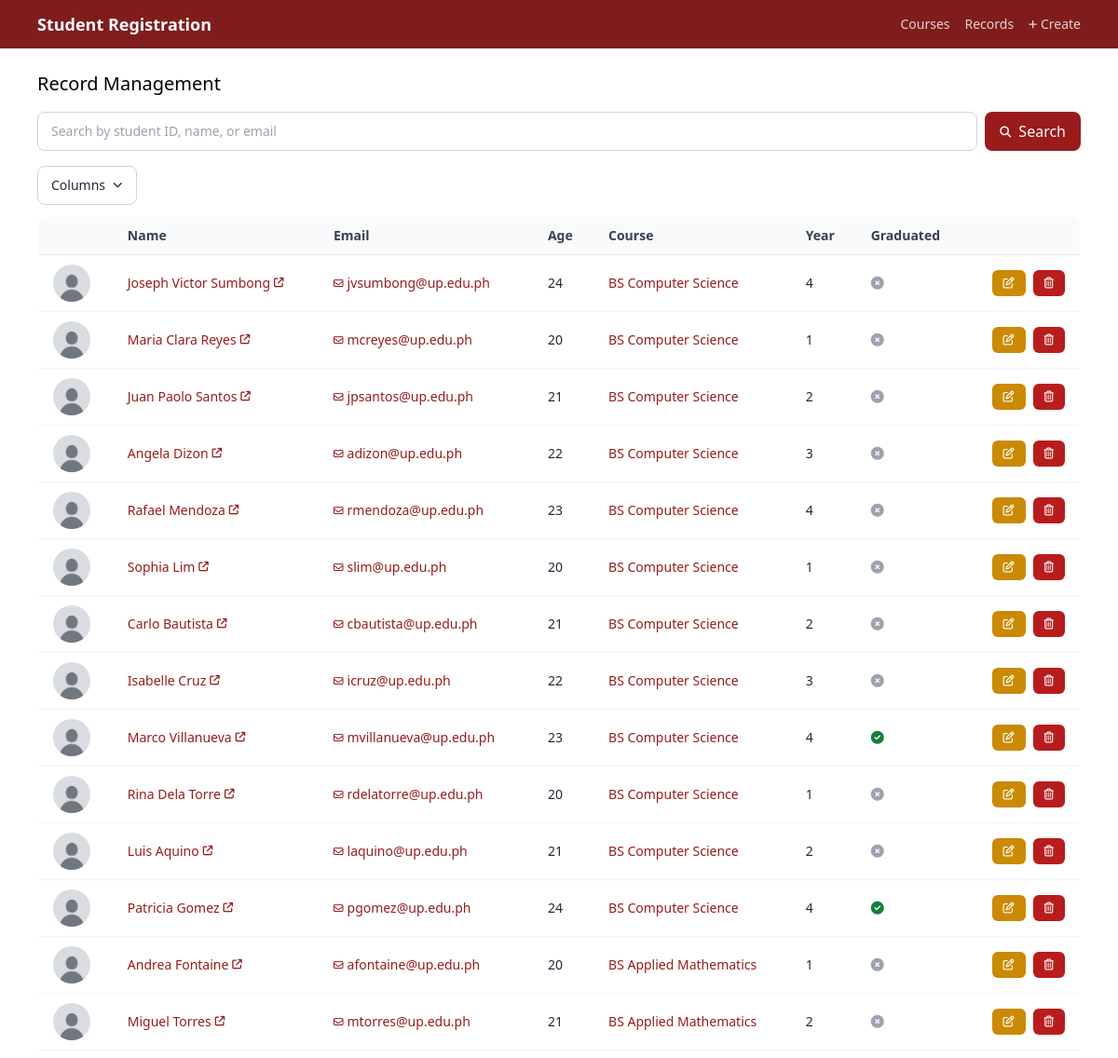
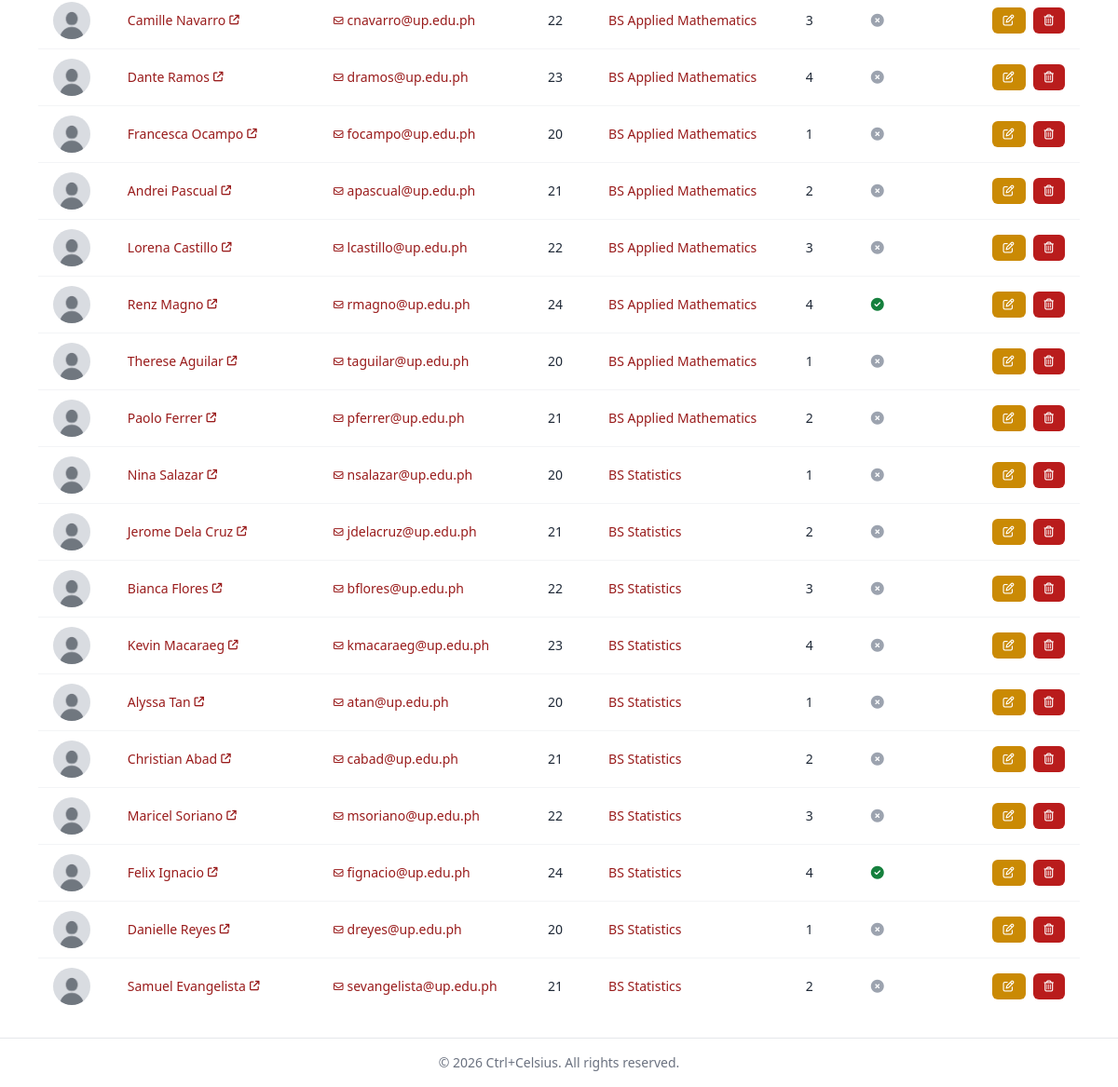
The page / on the database its author committed (2 pictures, top to bottom).
### tables this page shows
CREATE TABLE students (
    id                INT          AUTO_INCREMENT PRIMARY KEY,
    student_id        VARCHAR(15)  UNIQUE,
    name              VARCHAR(40)  NOT NULL,
    age               INT          NOT NULL,
    email             VARCHAR(40)  NOT NULL,
    course_id         INT          NOT NULL,
    year_level        INT          NOT NULL,
    graduation_status BOOLEAN      NOT NULL DEFAULT 0,
    image_path        VARCHAR(255),
    created_at        TIMESTAMP    DEFAULT CURRENT_TIMESTAMP,

    FOREIGN KEY (course_id) REFERENCES courses(id)
        ON DELETE CASCADE
        ON UPDATE CASCADE
);

CREATE TABLE courses (
    id          INT         AUTO_INCREMENT PRIMARY KEY,
    course_name VARCHAR(40) NOT NULL UNIQUE
);

### controllers/StudentController.php (called while the page is built, shortened)
<?php
class StudentController
{
    private $studentModel;
    public function __construct($studentModel, $courseModel)
    {
        $this->studentModel = $studentModel;
    }
    public function index()
    {
        $query = $_GET['q'] ?? '';
        if (empty($query)) {
            $students = $this->studentModel->all();
        } else {
            $students = $this->studentModel->search($query);
        }
        require BASE_PATH . '/views/students/index.php';
    }
}

### models/Student.php (called while the page is built, shortened)
<?php
class Student
{
    private $conn;
    public function __construct($db)
    {
        $this->conn         = $db;
    }
    public function all()
    {
        $sql = "
            SELECT
                students.*,
                courses.course_name
            FROM students
            JOIN courses ON students.course_id = courses.id
        ";
        $result = $this->conn->query($sql);
        return $result->fetch_all(MYSQLI_ASSOC);
    }
}

### helpers/assets.php (called while the page is built)
<?php
function asset_upload($file)
{
    $file = $file ?: 'placeholder.jpg';
    $path = BASE_PATH . UPLOAD_URL . '/' . $file;
    if (!file_exists($path)) {
        $file = 'placeholder.jpg';
    }
    return UPLOAD_URL . '/' . $file;
}

### views/components/student_table.php (the view, shortened to what this page needs)
<?php
$columns = [
    0 => 'Image',
    1 => 'Name',
    2 => 'Email',
    3 => 'Age',
    4 => 'Course',
    5 => 'Year',
    6 => 'Graduated',
    7 => 'Actions',
];
?>
<?php require BASE_PATH . '/views/components/column_toggle.php'; ?>
<div class="overflow-x-auto">
    <table class="min-w-full text-sm border border-gray-200 rounded-lg overflow-hidden">
        <thead class="bg-gray-50 text-left text-gray-700">
            <tr>
                <?php foreach ($columns as $col => $label): ?>
                    <th data-col="<?= $col ?>"
                        class="px-4 py-2.5 border-b border-gray-200">
                        <?= $col === 0 || $col === 7 ? '' : htmlspecialchars($label) ?>
                    </th>
                <?php endforeach; ?>
            </tr>
        </thead>
        <tbody class="text-gray-800">
            <?php foreach ($students as $s): ?>
                <tr class="hover:bg-gray-50 transition">
                    <td data-col="0" class="px-4 py-2.5 border-b border-gray-100">
                        <img
                            src="<?= asset_upload($s['image_path']) ?>"
                            alt="Student Image"
                            class="w-10 h-10 rounded-full object-cover">
                    </td>
                    <td data-col="1" class="px-4 py-2.5 border-b border-gray-100">
                        <a href="<?= BASE_URL ?>/student/<?= $s['id'] ?>"
                            class="text-red-800 hover:underline flex items-center gap-1">
                            <?= htmlspecialchars($s['name']) ?>
                        </a>
                    </td>
                    <td data-col="2" class="px-4 py-2.5 border-b border-gray-100">
                        <a href="mailto:<?= htmlspecialchars($s['email']) ?>" class="text-red-800 hover:underline flex items-center gap-1">
                            <?= htmlspecialchars($s['email']) ?>
                        </a>
                    </td>
                    <td data-col="3" class="px-4 py-2.5 border-b border-gray-100">
                        <?= $s['age'] ?>
                    </td>
                    <td data-col="4" class="px-4 py-2.5 border-b border-gray-100">
                        <a href="<?= BASE_URL ?>/courses" class="text-red-800 hover:underline">
                            <?= htmlspecialchars($s['course_name']) ?>
                        </a>
                    </td>
                    <td data-col="5" class="px-4 py-2.5 border-b border-gray-100">
                        <?= $s['year_level'] ?>
                    </td>
                    <td data-col="6" class="px-4 py-2.5 border-b border-gray-100">
                        <?php if ($s['graduation_status']): ?>
                            <i class="fa-solid fa-circle-check text-green-700" title="Graduated"></i>
                        <?php else: ?>
                            <i class="fa-solid fa-circle-xmark text-gray-400" title="Not Graduated"></i>
                        <?php endif; ?>
                    </td>
                    <td data-col="7" class="px-4 py-2.5 border-b border-gray-100">
                        <div class="flex justify-end gap-2">
                            <a href="<?= BASE_URL ?>/edit/<?= $s['id'] ?>"
                                class="bg-yellow-600 text-white px-3 py-1.5 text-xs rounded-md hover:bg-yellow-700 transition">
                                <i class="fa-regular fa-pen-to-square"></i>
                            </a>
                            <a href="<?= BASE_URL ?>/delete/<?= $s['id'] ?>"
                                onclick="return confirm('Delete this record?')"
                                class="bg-red-700 text-white px-3 py-1.5 text-xs rounded-md hover:bg-red-800 transition">
                                <i class="fa-regular fa-trash-can"></i>
                            </a>
                        </div>
                    </td>
                </tr>
            <?php endforeach; ?>
        </tbody>
    </table>
</div>

### index.php (shortened to what this page needs)
<?php
require BASE_PATH . '/models/Student.php';
require BASE_PATH . '/controllers/StudentController.php';
include BASE_PATH . '/helpers/assets.php';
$db = (new Database())->connect();
$studentModel = new Student($db);
$courseModel = new Course($db);
$studentController = new StudentController($studentModel, $courseModel);
$courseController = new CourseController($courseModel);
$uri = parse_url($_SERVER['REQUEST_URI'], PHP_URL_PATH);
if (BASE_URL !== '') {
    $uri = preg_replace('#^' . preg_quote(BASE_URL, '#') . '#', '', $uri);
}
$uri = '/' . trim($uri, '/');
if ($uri === '' || $uri === '/') {
    $studentController->index();
} elseif ($uri === '/create') {
    $studentController->create();
} elseif ($uri === '/store') {
    $studentController->store();
} elseif ($uri === '/courses') {
    $courseController->index();
} elseif (preg_match('#^/edit/(\d+)$#', $uri, $m)) {
    $studentController->edit($m[1]);
} elseif (preg_match('#^/update/(\d+)$#', $uri, $m)) {
    $studentController->update($m[1]);
} elseif (preg_match('#^/delete/(\d+)$#', $uri, $m)) {
    $studentController->delete($m[1]);
} elseif (preg_match('#^/student/(\d+)$#', $uri, $m)) {
    $studentController->show($m[1]);
} else {
    http_response_code(404);
    require BASE_PATH . '/views/errors/404.php';
}

### views/layout/header.php (shortened to what this page needs)
<!DOCTYPE html>
<html>
<head>
    <link rel="stylesheet" href="<?= BASE_URL ?>/public/assets/css/app.css">
    <script src="https://cdn.tailwindcss.com"></script>
    <link rel="stylesheet" href="https://cdnjs.cloudflare.com/ajax/libs/font-awesome/6.5.0/css/all.min.css">
</head>
<body class="min-h-screen flex flex-col">
    <?php require BASE_PATH . '/views/components/site_nav.php'; ?>
    <main class="flex-1 max-w-6xl mx-auto w-full px-4 py-6">

### views/components/site_nav.php (shortened to what this page needs)
<nav class="bg-red-900">
    <div class="max-w-6xl mx-auto px-4 py-3 flex justify-between items-center">
        <a href="<?= BASE_URL ?>/" class="text-lg font-bold text-white">
            Student Registration
        </a>
        <div class="flex gap-4 text-sm">
            <a href="<?= BASE_URL ?>/courses" class="text-white/80 hover:text-white">
                Courses
            </a>
            <a href="<?= BASE_URL ?>/" class="text-white/80 hover:text-white">
                Records
            </a>
            <a href="<?= BASE_URL ?>/create" class="text-white/80 hover:text-white">
                Create
            </a>
        </div>
    </div>
</nav>

### views/students/index.php
<?php require BASE_PATH . '/views/layout/header.php'; ?>
<h1 class="text-xl mb-4">Record Management</h1>
<?php require BASE_PATH . '/views/components/search_form.php'; ?>
<?php require BASE_PATH . '/views/components/student_table.php'; ?>
<?php require BASE_PATH . '/views/layout/footer.php'; ?>

### views/components/search_form.php
<form method="GET" class="mb-4 flex gap-2">
    <input
        type="text"
        name="q"
        placeholder="Search by student ID, name, or email"
        class="w-full border border-gray-300 rounded-lg px-3.5 py-2.5 text-sm text-gray-800 placeholder-gray-400 focus:outline-none focus:border-red-800 focus:ring-2 focus:ring-red-800/10 transition"
        value="<?= $_GET['q'] ?? '' ?>">
    <button class="flex items-center gap-2 bg-red-800 text-white px-4 py-2 rounded-lg hover:bg-red-900 transition">
        <i class="fa-solid fa-magnifying-glass fa-xs"></i>
        <span class="hidden md:inline">Search</span>
    </button>
</form>

### views/components/column_toggle.php (shortened to what this page needs)
<div class="relative inline-block mb-3 text-sm">
    <button id="colToggleBtn"
        class="px-3.5 py-2.5 border border-gray-300 rounded-lg text-gray-800 bg-white hover:bg-gray-50 focus:outline-none focus:border-red-800 focus:ring-2 focus:ring-red-800/10 transition flex items-center gap-2">
        Columns <i class="fa-solid fa-chevron-down fa-xs"></i>
    </button>
</div>

### views/layout/footer.php (shortened to what this page needs)
</main>
<?php require BASE_PATH . '/views/components/site_footer.php'; ?>
</body>
</html>

### views/components/site_footer.php
<footer class="bg-white border-t text-center text-sm text-gray-500 py-4">
    © <?= date('Y') ?> Ctrl+Celsius. All rights reserved.
</footer>

### public/assets/css/app.css (style rules this page uses)
html { scroll-behavior: smooth; }
body { margin: 0; }
img { max-width: 100%; height: auto; }
input, select, textarea { font: inherit; }
table { border-collapse: collapse; width: 100%; }

### rows shown on the page
students: name "Joseph Victor Sumbong", email "jvsumbong@up.edu.ph", age "24", course.course_name "BS Computer Science", year_level "4", graduation_status 0 (drawn)
students: name "Maria Clara Reyes", email "mcreyes@up.edu.ph", age "20", course.course_name "BS Computer Science", year_level "1", graduation_status 0 (drawn)
students: name "Juan Paolo Santos", email "jpsantos@up.edu.ph", age "21", course.course_name "BS Computer Science", year_level "2", graduation_status 0 (drawn)
students: name "Angela Dizon", email "adizon@up.edu.ph", age "22", course.course_name "BS Computer Science", year_level "3", graduation_status 0 (drawn)
students: name "Rafael Mendoza", email "rmendoza@up.edu.ph", age "23", course.course_name "BS Computer Science", year_level "4", graduation_status 0 (drawn)
students: name "Sophia Lim", email "slim@up.edu.ph", age "20", course.course_name "BS Computer Science", year_level "1", graduation_status 0 (drawn)
students: name "Carlo Bautista", email "cbautista@up.edu.ph", age "21", course.course_name "BS Computer Science", year_level "2", graduation_status 0 (drawn)
students: name "Isabelle Cruz", email "icruz@up.edu.ph", age "22", course.course_name "BS Computer Science", year_level "3", graduation_status 0 (drawn)
students: name "Marco Villanueva", email "mvillanueva@up.edu.ph", age "23", course.course_name "BS Computer Science", year_level "4", graduation_status 1 (drawn)
students: name "Rina Dela Torre", email "rdelatorre@up.edu.ph", age "20", course.course_name "BS Computer Science", year_level "1", graduation_status 0 (drawn)
students: name "Luis Aquino", email "laquino@up.edu.ph", age "21", course.course_name "BS Computer Science", year_level "2", graduation_status 0 (drawn)
students: name "Patricia Gomez", email "pgomez@up.edu.ph", age "24", course.course_name "BS Computer Science", year_level "4", graduation_status 1 (drawn)
students: name "Andrea Fontaine", email "afontaine@up.edu.ph", age "20", course.course_name "BS Applied Mathematics", year_level "1", graduation_status 0 (drawn)
students: name "Miguel Torres", email "mtorres@up.edu.ph", age "21", course.course_name "BS Applied Mathematics", year_level "2", graduation_status 0 (drawn)
students: name "Camille Navarro", email "cnavarro@up.edu.ph", age "22", course.course_name "BS Applied Mathematics", year_level "3", graduation_status 0 (drawn)
students: name "Dante Ramos", email "dramos@up.edu.ph", age "23", course.course_name "BS Applied Mathematics", year_level "4", graduation_status 0 (drawn)
students: name "Francesca Ocampo", email "focampo@up.edu.ph", age "20", course.course_name "BS Applied Mathematics", year_level "1", graduation_status 0 (drawn)
students: name "Andrei Pascual", email "apascual@up.edu.ph", age "21", course.course_name "BS Applied Mathematics", year_level "2", graduation_status 0 (drawn)
students: name "Lorena Castillo", email "lcastillo@up.edu.ph", age "22", course.course_name "BS Applied Mathematics", year_level "3", graduation_status 0 (drawn)
students: name "Renz Magno", email "rmagno@up.edu.ph", age "24", course.course_name "BS Applied Mathematics", year_level "4", graduation_status 1 (drawn)
students: name "Therese Aguilar", email "taguilar@up.edu.ph", age "20", course.course_name "BS Applied Mathematics", year_level "1", graduation_status 0 (drawn)
students: name "Paolo Ferrer", email "pferrer@up.edu.ph", age "21", course.course_name "BS Applied Mathematics", year_level "2", graduation_status 0 (drawn)
students: name "Nina Salazar", email "nsalazar@up.edu.ph", age "20", course.course_name "BS Statistics", year_level "1", graduation_status 0 (drawn)
students: name "Jerome Dela Cruz", email "jdelacruz@up.edu.ph", age "21", course.course_name "BS Statistics", year_level "2", graduation_status 0 (drawn)
students: name "Bianca Flores", email "bflores@up.edu.ph", age "22", course.course_name "BS Statistics", year_level "3", graduation_status 0 (drawn)
students: name "Kevin Macaraeg", email "kmacaraeg@up.edu.ph", age "23", course.course_name "BS Statistics", year_level "4", graduation_status 0 (drawn)
students: name "Alyssa Tan", email "atan@up.edu.ph", age "20", course.course_name "BS Statistics", year_level "1", graduation_status 0 (drawn)
students: name "Christian Abad", email "cabad@up.edu.ph", age "21", course.course_name "BS Statistics", year_level "2", graduation_status 0 (drawn)
students: name "Maricel Soriano", email "msoriano@up.edu.ph", age "22", course.course_name "BS Statistics", year_level "3", graduation_status 0 (drawn)
students: name "Felix Ignacio", email "fignacio@up.edu.ph", age "24", course.course_name "BS Statistics", year_level "4", graduation_status 1 (drawn)
students: name "Danielle Reyes", email "dreyes@up.edu.ph", age "20", course.course_name "BS Statistics", year_level "1", graduation_status 0 (drawn)
students: name "Samuel Evangelista", email "sevangelista@up.edu.ph", age "21", course.course_name "BS Statistics", year_level "2", graduation_status 0 (drawn)

### other values the page prints
$label "Name"
$label "Email"
$label "Age"
$label "Course"
$label "Year"
$label "Graduated"
